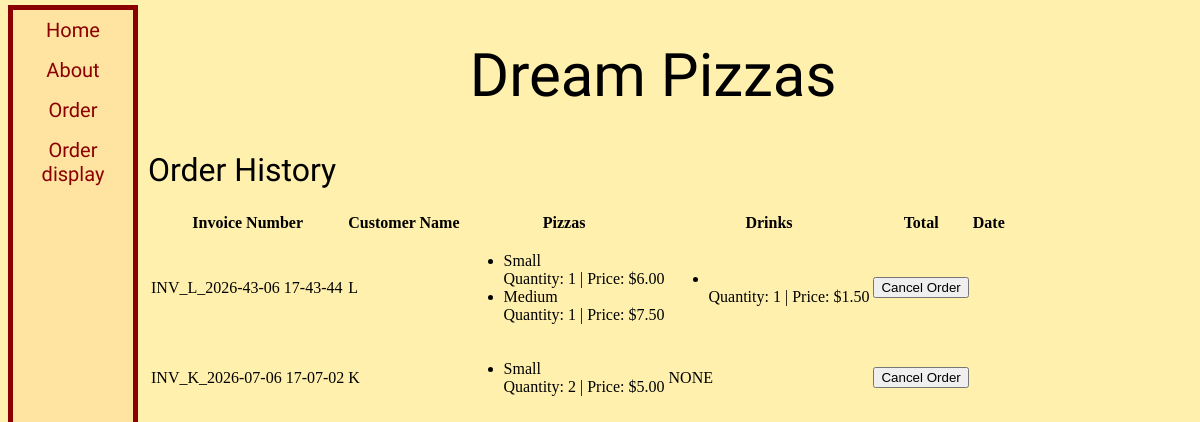
Page /order_display on the earlier database version.
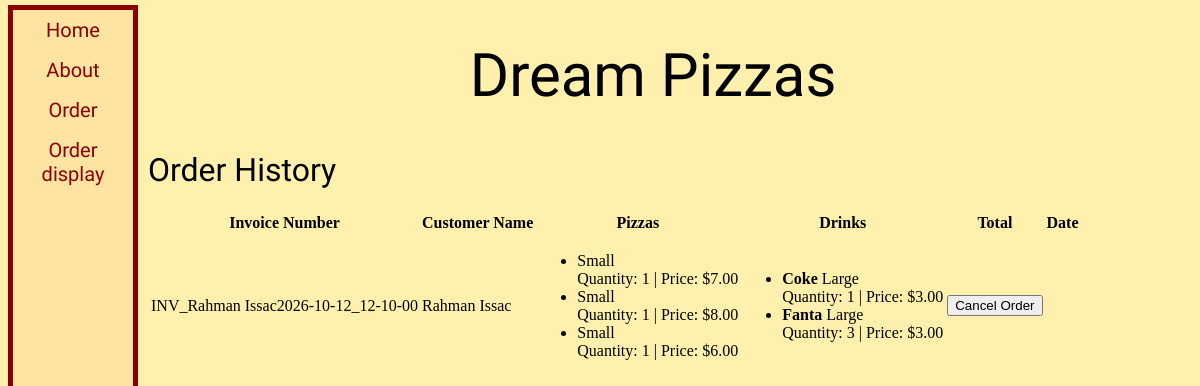
Same page on the later database version.
### tables this page shows
CREATE TABLE orders (
            order_id INTEGER PRIMARY KEY AUTOINCREMENT,
            invoice_number TEXT,
            customer_name TEXT,
            pizza TEXT,
            pizza_size TEXT,
            drinks TEXT,
            drinks_size TEXT,
            total REAL,
            date TIMESTAMP DEFAULT CURRENT_TIMESTAMP
            );

### app.py (the view)
@app.route('/order_display')
def order_display():
    with sqlite3.connect('order.db') as conn:
        conn.row_factory = sqlite3.Row
        cursor = conn.cursor()
        cursor.execute('SELECT * FROM orders ORDER BY date DESC')
        rows = cursor.fetchall()
        orders = []
        for row in rows:
            orders.append({
                'order_id': row['order_id'],
                'invoice_number': row['invoice_number'],
                'customer_name': row['customer_name'],
                'pizza': json.loads(row['pizza'] or '{}'), # or '{}' prevents crashing
                'drinks': json.loads(row['drinks'] or '{}' ), # or '{}' prevents crashing if the json is empty
                'total': row['total'],
                'date': row['date']
            })
        return render_template("order_display.html", orders=orders)

### Templates/order_display.html (shortened to what this page needs)
{% extends "base.html" %}
{% block content %}
    <!DOCTYPE html>
    <html lang="en">
    <head>
        <link rel="stylesheet" href="{{ url_for('static', filename='css/style.css') }}">
    </head>
    <div class="margin">
        <header>
            <h1 id="mainhead" >Order History</h1>
        </header>
        {% if orders %}
            <table>
                <thead>
                    <tr>
                        <th>Invoice Number</th>
                        <th>Customer Name</th>
                        <th>Pizzas</th>
                        <th>Drinks</th>
                        <th>Total</th>
                        <th>Date</th>
                    </tr>
                </thead>
                <tbody>
                    {% for order in orders %}
                        <tr>
                            <td>{{order.invoice_number}}</td>
                            <td>{{order.customer_name}}</td>
                            <td>
                                {% if order.pizza %}
                                <ul>
                                    {% for item in order.pizza.values() %}
                                    <li>
                                        <strong>{{item.drink_name}}</strong> {{item.size}}
                                        <br>
                                        Quantity: {{item.quantity}} | Price: ${{"%.2f"|format(item.price)}}
                                    </li>
                                    {% endfor %}
                                </ul>
                                {%else%}
                                    NONE
                                {%endif%}
                            </td>
                            <td>
                                {% if order.drinks %}
                                <ul>
                                    {% for item in order.drinks.values() %}
                                    <li>
                                        <strong>{{item.name}}</strong> {{item.size}}
                                        <br>
                                        Quantity: {{item.quantity}} | Price: ${{"%.2f"|format(item.price)}}
                                    </li>
                                    {% endfor %}
                                </ul>
                            {%else%}
                                NONE
                            {%endif%}
                            </td>
                            <td>
                                <form action="{{ url_for('cancel_saved_order', order_id=order.order_id) }}" method="post">
                                    <button type="submit" id="submit" onclick="return confirm('Are you sure you want to cancel this order?');">Cancel Order</button>
                                </form>
                            </td>
                        </tr>
                    {% endfor %}
                </tbody>
            </table>
        {% else %}
            <p> No past orders found. </p>
        {% endif %}
    </div>
{% endblock %}

### Templates/base.html (shortened to what this page needs)
<!DOCTYPE html>
<head>
<html lang="en">
    <link rel="stylesheet" href="{{ url_for('static', filename='css/style.css') }}">
</head>
<body>
    <header>
        <h1  id="base-title">Dream Pizzas</h1>
        <nav>
            <ul class="nav_links">
                <li>
                    <a href="{{ url_for('index') }}">Home</a>
                </li>
                <li>
                    <a href="{{url_for('about') }}">About</a>
                </li>
                <li>
                    <a href="{{url_for('order') }}"> Order </a>
                </li>
                <li>
                    <a href="{{url_for('order_display') }}"> Order display</a>
                </li>
            </ul>
        </nav>
    </header>
    <main>
        {% block content %}{% endblock %}
    </main>
</body>
</html>

### Static/CSS/Style.css (style rules this page uses)
body { background-color: #fff0ad; }
.nav_links { list-style-type: none; margin:0px; padding:0px; width:120px; background-color: #ffe3a0; text-align: center; font-family: "Acme", sans-serif; font-weight: 400; font-style: normal; border: 5px solid #8a0000; font-size: 20px; height: 100%; position: absolute; overflow: auto; top:5px; }
.nav_links a { display: block; color: #8a0000; padding: 8px 16px; text-decoration: none; }
#base-title { font-family: "Aboreto", system-ui; font-weight: 400; font-style: normal; position: relative; margin-left: 39%; font-size:60px; }
h1 { font-family: "Aboreto", system-ui; font-weight: 400; font-style: normal; }
.margin { margin-left: 140px; }

Differences in the rows shown:
removed orders: invoice_number "INV_L_2026-43-06 17-43-44", customer_name "L", size "Small" "Medium", quantity "1" "1", price "6.00" "7.50", quantity "1", price "1.50"
removed orders: invoice_number "INV_K_2026-07-06 17-07-02", customer_name "K", size "Small", quantity "2", price "5.00", shows "NONE"
added orders: invoice_number "INV_Rahman Issac2026-10-12_12-10-00", customer_name "Rahman Issac", size "Small" "Small" "Small", quantity "1" "1" "1", price "7.00" "8.00" "6.00", name "Coke" "Fanta", size "Large" "Large", quantity "1" "3", price "3.00" "3.00"
